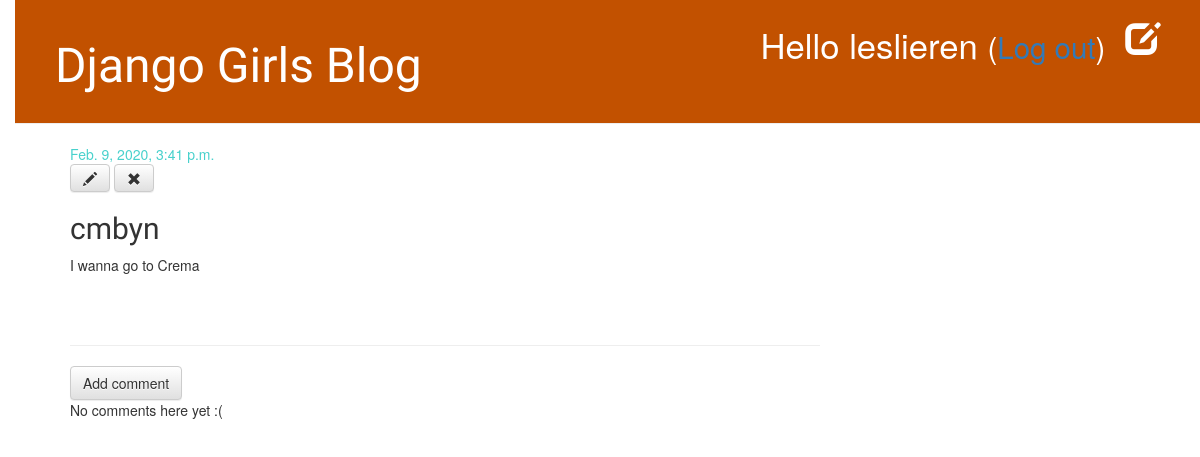
The app's page /post/7/ (signed in), older data.
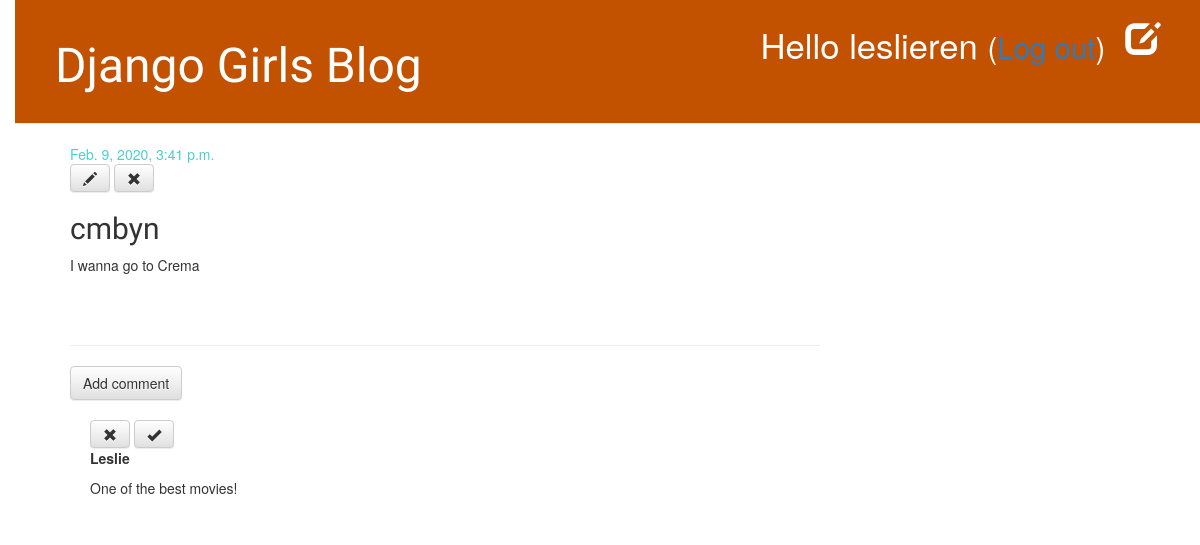
The same page, newer data.
### blog/models.py (models this page shows, shortened)
class Comment(models.Model):
    post = models.ForeignKey('blog.Post', on_delete=models.CASCADE, related_name='comments')
    author = models.CharField(max_length=200)
    text = models.TextField()
    create_date = models.DateTimeField(default=timezone.now)
    approved_comment = models.BooleanField(default=False)

### blog/views.py (the view)
# urls.py: path('post/<int:pk>/', views.post_detail, name = 'post_detail'),
def post_detail(request, pk):
    post = get_object_or_404(Post, pk=pk)
    return render(request, 'blog/post_detail.html', {'post':post})

### blog/templates/blog/post_detail.html (shortened to what this page needs)
{% extends 'blog/base.html' %}
{% block content %}
    <div class="post">
        {% if post.published_date %}
            <div class="date">
                {{ post.published_date }}
            </div>
        {% else %}
            <a class="btn btn-default" href="{% url 'post_publish' pk=post.pk %}">Publish</a>
        {% endif %}
        {% if user.is_authenticated %}
            <a class="btn btn-default" href="{% url 'post_edit' pk=post.pk %}"><span class="glyphicon glyphicon-pencil"></span></a>
            <a class="btn btn-default" href="{% url 'post_remove' pk=post.pk %}"><span class="glyphicon glyphicon-remove"></span></a>
        {% endif %}
        <h2>{{ post.title }}</h2>
        <p>{{ post.text|linebreaksbr }}</p>
    </div>
    <hr>
    <a class="btn btn-default" href="{% url 'add_comment_to_post' pk=post.pk %}">Add comment</a>
    {% for comment in post.comments.all %}
        {% if user.is_authenticated or comment.approved_comment %}
        <div class="comment">
            <div class="date">
                {% if not comment.approved_comment %}
                    <a class="btn btn-default" href="{% url 'comment_remove' pk=comment.pk %}"><span class="glyphicon glyphicon-remove"></span></a>
                    <a class="btn btn-default" href="{% url 'comment_approve' pk=comment.pk %}"><span class="glyphicon glyphicon-ok"></span></a>
                {% endif %}
            </div>
            <strong>{{ comment.author }}</strong>
            <p>{{ comment.text|linebreaks }}</p>
        </div>
        {% endif %}
    {% empty %}
        <p>No comments here yet :(</p>
    {% endfor %}
{% endblock %}

Row changes from the older to the newer data that the page shows:
added Comment: approved_comment False (drawn), author "Leslie", text "One of the best movies!"
Text that changed along with them:
text no longer shown: "No comments here yet :("
